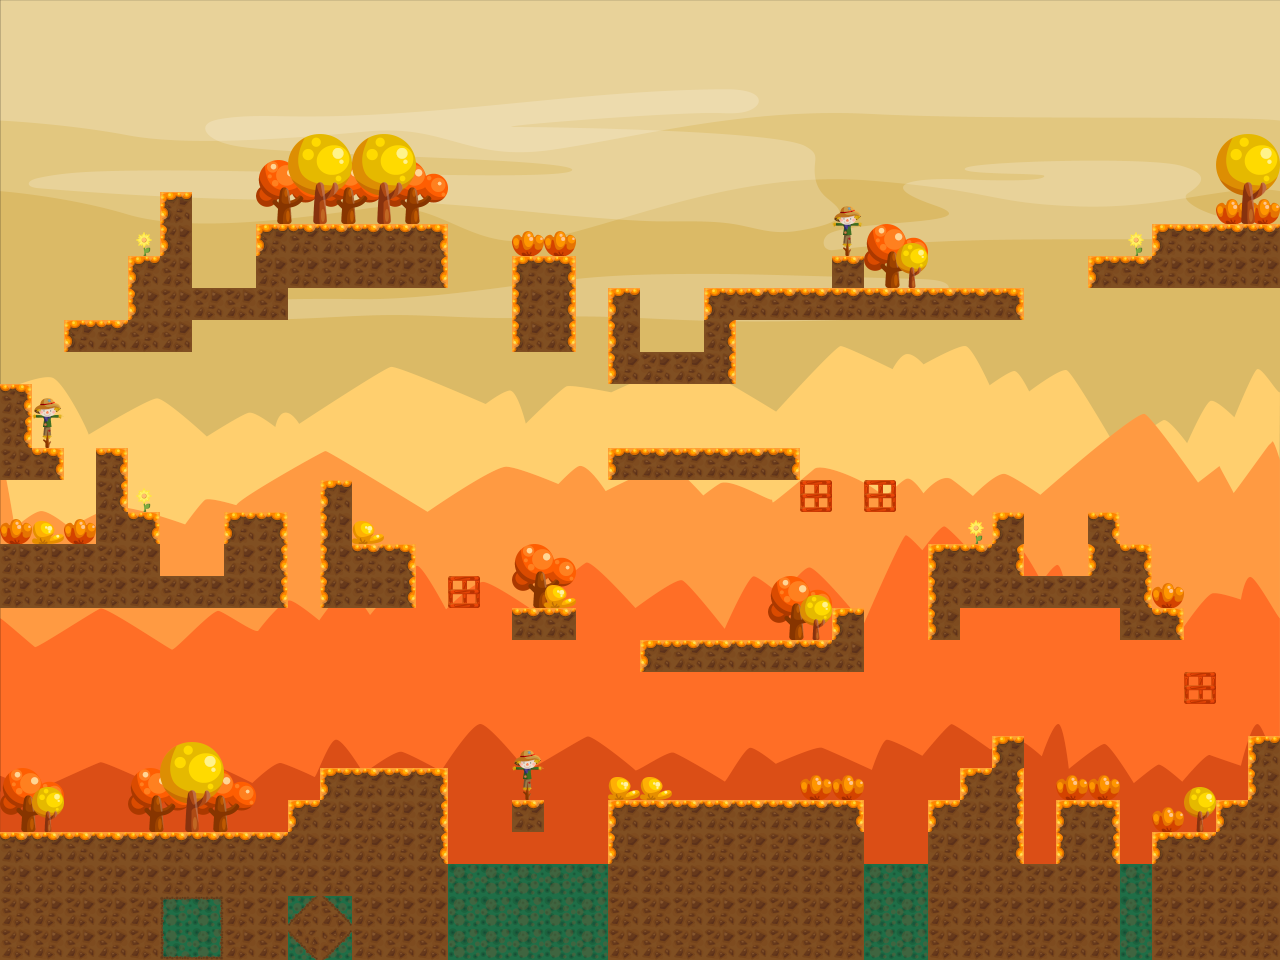

Below is a game level as drawn by its tile map, then a one-line description and the .tmx that defines it (tile-layer data replaced by summaries):
An orthogonal 40x30 tile map with 32x32 px tiles, 3 tile layers (background, foreground, elements), 1 hidden layer not drawn, 7 tilesets and 52 objects (28x coin, 9x thorn2, 8x thorn, 6x EnemyEntity, player).

<map version="1.2" tiledversion="1.2.4" orientation="orthogonal" renderorder="right-down" width="40" height="30" tilewidth="32" tileheight="32" infinite="0" nextlayerid="13" nextobjectid="107">
 <tileset firstgid="1" name="background" tilewidth="1280" tileheight="960" tilecount="1" columns="1">
  <image source="background.png" width="1280" height="960" />
 </tileset>
 <tileset firstgid="2" name="tileset" tilewidth="32" tileheight="32" tilecount="19" columns="19">
  <image source="tileset.png" width="608" height="32" />
  <tile id="0">
   <properties>
    <property name="type" value="solid" />
   </properties>
  </tile>
  <tile id="4">
   <properties>
    <property name="type" value="solid" />
   </properties>
  </tile>
  <tile id="5">
   <properties>
    <property name="type" value="solid" />
   </properties>
  </tile>
 </tileset>
 <tileset firstgid="21" name="player" tilewidth="22" tileheight="30" tilecount="6" columns="6">
  <image source="player.png" width="132" height="30" />
 </tileset>
 <tileset firstgid="27" name="coin" tilewidth="16" tileheight="16" tilecount="1" columns="1">
  <image source="coin.png" width="16" height="16" />
 </tileset>
 <tileset firstgid="28" name="thorn" tilewidth="32" tileheight="32" tilecount="1" columns="1">
  <image source="thorn.png" width="32" height="32" />
 </tileset>
 <tileset firstgid="29" name="thorn2" tilewidth="32" tileheight="32" tilecount="1" columns="1">
  <image source="thorn2.png" width="32" height="32" />
 </tileset>
 <tileset firstgid="30" name="elementSprites" tilewidth="32" tileheight="32" tilecount="49" columns="7">
  <image source="elementSprites.png" width="224" height="224" />
 </tileset>
 <layer id="4" name="background" width="40" height="30">
  <data>[1200 cells, 12 non-empty, 2 distinct tile ids]</data>
 </layer>
 <layer id="7" name="collision" width="40" height="30" visible="0">
  <data>[1200 cells, 198 non-empty, 1 distinct tile ids]</data>
 </layer>
 <layer id="5" name="foreground" width="40" height="30">
  <data>[1200 cells, 369 non-empty, 22 distinct tile ids]</data>
 </layer>
 <objectgroup id="6" name="player">
  <object id="6" name="player" x="43.3333" y="741.667">
   <properties>
    <property name="image" value="player" />
    <property name="spriteheight" value="30" />
    <property name="spritewidth" value="22" />
   </properties>
   <polygon points="0,0 6.66667,1 8.66667,6 8.33333,11.6667 6.33333,18 5,24.6667 -3.33333,25.3333 -6.33333,19.6667 -5,15.6667 -8.66667,11 -9,4.66667 -7,0.666667" />
  </object>
 </objectgroup>
 <objectgroup id="10" name="EnemyEntities">
  <object id="16" name="EnemyEntity" x="608" y="768" width="256" height="20" />
  <object id="29" name="EnemyEntity" x="640" y="608" width="186" height="20" />
  <object id="48" name="EnemyEntity" x="3" y="510" width="89" height="20" />
  <object id="102" name="EnemyEntity" x="256" y="192" width="192" height="20" />
  <object id="103" name="EnemyEntity" x="704" y="256" width="120" height="20" />
  <object id="106" name="EnemyEntity" x="872" y="256" width="144" height="20" />
 </objectgroup>
 <layer id="12" name="elements" width="40" height="30">
  <data>[1200 cells, 37 non-empty, 9 distinct tile ids]</data>
 </layer>
 <objectgroup id="11" name="thorn">
  <object id="51" name="thorn2" gid="29" x="1024" y="864" width="32" height="32">
   <properties>
    <property name="image" value="thorn2" />
    <property name="spritewidth" value="32" />
   </properties>
  </object>
  <object id="52" name="thorn" gid="28" x="960" y="640" width="32" height="32">
   <properties>
    <property name="image" value="thorn" />
    <property name="spritewidth" value="32" />
   </properties>
  </object>
  <object id="53" name="thorn" gid="28" x="992" y="640" width="32" height="32">
   <properties>
    <property name="image" value="thorn" />
    <property name="spritewidth" value="32" />
   </properties>
  </object>
  <object id="54" name="thorn" gid="28" x="1024" y="640" width="32" height="32">
   <properties>
    <property name="image" value="thorn" />
    <property name="spritewidth" value="32" />
   </properties>
  </object>
  <object id="55" name="thorn" gid="28" x="1056" y="640" width="32" height="32">
   <properties>
    <property name="image" value="thorn" />
    <property name="spritewidth" value="32" />
   </properties>
  </object>
  <object id="56" name="thorn" gid="28" x="1088" y="640" width="32" height="32">
   <properties>
    <property name="image" value="thorn" />
    <property name="spritewidth" value="32" />
   </properties>
  </object>
  <object id="57" name="thorn2" gid="29" x="1024" y="576" width="32" height="32">
   <properties>
    <property name="image" value="thorn2" />
    <property name="spritewidth" value="32" />
   </properties>
  </object>
  <object id="58" name="thorn2" gid="29" x="1056" y="576" width="32" height="32">
   <properties>
    <property name="image" value="thorn2" />
    <property name="spritewidth" value="32" />
   </properties>
  </object>
  <object id="60" name="thorn2" gid="29" x="160" y="576" width="32" height="32">
   <properties>
    <property name="image" value="thorn2" />
    <property name="spritewidth" value="32" />
   </properties>
  </object>
  <object id="61" name="thorn2" gid="29" x="192" y="576" width="32" height="32">
   <properties>
    <property name="image" value="thorn2" />
    <property name="spritewidth" value="32" />
   </properties>
  </object>
  <object id="63" name="thorn2" gid="29" x="192" y="288" width="32" height="32">
   <properties>
    <property name="image" value="thorn2" />
    <property name="spritewidth" value="32" />
   </properties>
  </object>
  <object id="64" name="thorn2" gid="29" x="224" y="288" width="32" height="32">
   <properties>
    <property name="image" value="thorn2" />
    <property name="spritewidth" value="32" />
   </properties>
  </object>
  <object id="65" name="thorn2" gid="29" x="640" y="352" width="32" height="32">
   <properties>
    <property name="image" value="thorn2" />
    <property name="spritewidth" value="32" />
   </properties>
  </object>
  <object id="66" name="thorn2" gid="29" x="672" y="352" width="32" height="32">
   <properties>
    <property name="image" value="thorn2" />
    <property name="spritewidth" value="32" />
   </properties>
  </object>
  <object id="67" name="thorn" gid="28" x="736" y="352" width="32" height="32">
   <properties>
    <property name="image" value="thorn" />
    <property name="spritewidth" value="32" />
   </properties>
  </object>
  <object id="68" name="thorn" gid="28" x="768" y="352" width="32" height="32">
   <properties>
    <property name="image" value="thorn" />
    <property name="spritewidth" value="32" />
   </properties>
  </object>
  <object id="69" name="thorn" gid="28" x="800" y="352" width="32" height="32">
   <properties>
    <property name="image" value="thorn" />
    <property name="spritewidth" value="32" />
   </properties>
  </object>
 </objectgroup>
 <objectgroup id="9" name="coin">
  <object id="10" name="coin" gid="27" x="264" y="792" width="16" height="16">
   <properties>
    <property name="image" value="coin" />
    <property name="spritewidth" value="16" />
   </properties>
  </object>
  <object id="11" name="coin" gid="27" x="568" y="752" width="16" height="16">
   <properties>
    <property name="image" value="coin" />
    <property name="spritewidth" value="16" />
   </properties>
  </object>
  <object id="13" name="coin" gid="27" x="392" y="728" width="16" height="16">
   <properties>
    <property name="image" value="coin" />
    <property name="spritewidth" value="16" />
   </properties>
  </object>
  <object id="17" name="coin" gid="27" x="680" y="728" width="16" height="16">
   <properties>
    <property name="image" value="coin" />
    <property name="spritewidth" value="16" />
   </properties>
  </object>
  </objectgroup>
</map>
<!-- 24 of 52 objects omitted -->